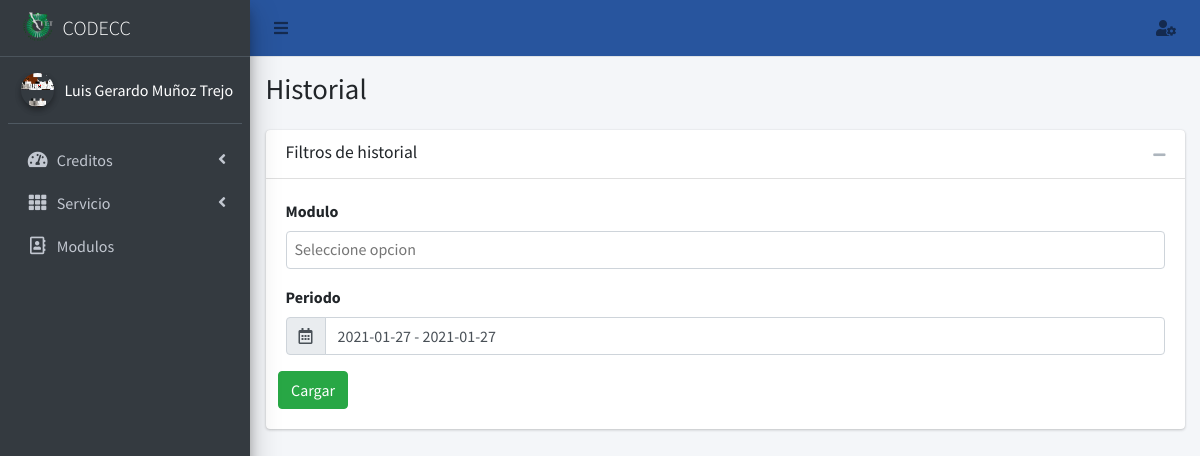
/historial/ (signed in), run on the app's committed database.
### core/models.py (models this page shows, shortened)
class Perfil(models.Model):
    user=models.OneToOneField(User,null=True,on_delete=models.SET_NULL)
    nombre=models.CharField(max_length=56, blank=False, null=False)
    apellido_paterno=models.CharField(max_length=56, blank=False, null=False)
    apellido_materno=models.CharField(max_length=56, blank=False, null=False)
    modulo=models.ManyToManyField(Modulo, blank=True)
    email_institucional=models.CharField(max_length=126, blank=False, null=False, validators=[RegexValidator(regex=r'(^[a-zA-Z0-9_.+-]+@tectijuana.edu.mx+$)|(^[a-zA-Z0-9_.+-]+@tectijuana.tecnm.mx+$)',message="El formato del correo debe ser @tectijuana.edu.mx")])
    foto=models.ImageField(upload_to=rename_folder_photo, max_length=126, blank=True, null=True)
    estado=models.BooleanField(default=False)
    created_at = models.DateTimeField("Creado ", auto_now_add=True)
    updated_at = models.DateTimeField("Actualizado ", auto_now=True)
    class Meta:
        verbose_name="Perfil"
        verbose_name_plural="Perfiles"

### core/views.py (the view)
# urls.py: path('historial/',views.historial,name='historial'),
@login_required(login_url='login_docente')
def historial(request):
    option=Modulo.objects.all()
    contexto={
        'option':option,
        'usuario': Perfil.objects.get(user=request.user.id),
        'title':'Historial',
        'titulo': "Historial",
    }
    return render(request,'docente/historial.html',contexto)

### core/models.py (called while the page is built)
    def __str__(self):
        return str(self.tipo)

### core/templatetags/templates.py (called while the page is built)
@register.filter(name='has_group')
def has_group(user, group_name):
       groups = user.groups.all().values_list('name', flat=True)
       return True if group_name in groups else False

@register.simple_tag
def loadsession(user):
       bandera=False
       data=Perfil.objects.get(user=user)
       if data.estado:
              bandera=True
       return bandera

### templates/docente/historial.html (shortened to what this page needs)
{%extends 'docente/inicio.html' %}
{% load staticfiles %}
{%load templates%}
{%block content%}
        <div class="col-lg-12">
          {% if request.user.is_superuser %}
         <div class="card card-default">
            <div class="card-header">
              <h3 class="card-title">Filtros de historial</h3>
              <div class="card-tools">
                <button type="button" class="btn btn-tool" data-card-widget="collapse">
                  <i class="fas fa-minus"></i>
                </button>
              </div>
            </div>
            <div class="card-body">
              <div class="row">
                <div class="col-lg-12">
                  <div class="form-group">
                    <label>Modulo</label>
                  </div>
                  <div class="form-group">
                    <label>Periodo</label>
                    <div class="input-group">
                      <div class="input-group-prepend">
                        <span class="input-group-text">
                          <i class="far fa-calendar-alt"></i>
                        </span>
                      </div>
                      <input type="text" class="form-control float-right" id="reservation">
                    </div>
                  </div>
                </div>
                <input id="cargar" type="button" class="btn btn-success" value="Cargar">
              </div>
            </div>
          </div>
          {%else%}
            <p>No tienes permisos para poder realizar esta accion</p>
          {%endif%}
        </div>
{%endblock content%}
{%block css%}
<link rel="stylesheet" href="/static/css/select2.min.css">
<link rel="stylesheet" href="/static/css/select2-bootstrap4.min.css">
<link rel="stylesheet" href="/static/css/daterangepicker.css">
{%endblock css%}

### templates/docente/aside.html (shortened to what this page needs)
{%load templates%}
 <aside class="main-sidebar sidebar-dark-primary elevation-4">
    <a href="" class="brand-link">
      <img src="/static/img/logo_TECT.png" alt="Logo TecNM" class="brand-image" style="opacity: .8">
      <span class="brand-text font-weight-light">CODECC</span>
    </a>
    <div class="sidebar">
      <div class="user-panel mt-3 pb-3 mb-3 d-flex">
        <div class="image">
          {%if usuario.foto%}
          <img src="{{usuario.foto.url}}" class="img-circle elevation-2" alt="User Image">
          {%else%}
          <img src="/static/img/usernone.png" class="img-circle elevation-2" alt="User Image">
          {%endif%}
        </div>
        <div class="info">
          <span style="color: white;">{{usuario.nombre}} {{usuario.apellido_paterno}} {{usuario.apellido_materno}}</span>
        </div>
      </div>
      <nav class="mt-2">
        <ul class="nav nav-pills nav-sidebar flex-column" data-widget="treeview" role="menu" data-accordion="false">
          {% if request.user|has_group:"Docente" or request.user.is_superuser %}
          <li class="nav-item">
            <a href="#" class="nav-link">
              <i class="nav-icon fas fa-tachometer-alt"></i>
              <p>
                Creditos
                <i class="right fas fa-angle-left"></i>
              </p>
            </a>
          </li>
          {%endif%}
          {% if request.user|has_group:"Servicio" or request.user.is_superuser %}
          <li class="nav-item">
            <a href="#" class="nav-link">
              <i class="nav-icon fas fa-th"></i>
              <p>
                Servicio
                <i class="right fas fa-angle-left"></i>
              </p>
            </a>
          </li>
          {%endif%}
          {% if request.user.is_superuser %}
          <li class="nav-item">
            <a href="{%url 'modulo'%}" class="nav-link">
              <i class="nav-icon far fa-address-book"></i>
              <p>
                Modulos
              </p>
            </a>
          </li>
          {%endif%}
        </ul>
      </nav>
    </div>
  </aside>

### data on the page
Perfil: foto (picture), nombre "Luis Gerardo", apellido_paterno "Muñoz", apellido_materno "Trejo"

### other printed values
{{ titulo }} "Historial"
